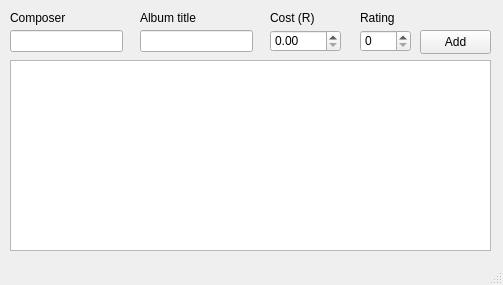
<?xml version="1.0" encoding="UTF-8"?>
<ui version="4.0">
 <class>MainWindow</class>
 <widget class="QMainWindow" name="MainWindow">
  <property name="geometry">
   <rect>
    <x>0</x>
    <y>0</y>
    <width>503</width>
    <height>285</height>
   </rect>
  </property>
  <property name="windowTitle">
   <string>MainWindow</string>
  </property>
  <widget class="QWidget" name="centralwidget">
   <widget class="QLabel" name="lblRating">
    <property name="geometry">
     <rect>
      <x>360</x>
      <y>10</y>
      <width>49</width>
      <height>16</height>
     </rect>
    </property>
    <property name="text">
     <string>Rating</string>
    </property>
   </widget>
   <widget class="QLabel" name="lblAlbum">
    <property name="geometry">
     <rect>
      <x>140</x>
      <y>10</y>
      <width>71</width>
      <height>16</height>
     </rect>
    </property>
    <property name="text">
     <string>Album title</string>
    </property>
   </widget>
   <widget class="QTableView" name="tableView">
    <property name="geometry">
     <rect>
      <x>10</x>
      <y>60</y>
      <width>481</width>
      <height>191</height>
     </rect>
    </property>
    <property name="alternatingRowColors">
     <bool>false</bool>
    </property>
    <attribute name="horizontalHeaderCascadingSectionResizes">
     <bool>false</bool>
    </attribute>
    <attribute name="verticalHeaderVisible">
     <bool>true</bool>
    </attribute>
   </widget>
   <widget class="QLabel" name="lblCost">
    <property name="geometry">
     <rect>
      <x>270</x>
      <y>10</y>
      <width>49</width>
      <height>16</height>
     </rect>
    </property>
    <property name="text">
     <string>Cost (R)</string>
    </property>
   </widget>
   <widget class="QLineEdit" name="editAlbum">
    <property name="geometry">
     <rect>
      <x>140</x>
      <y>30</y>
      <width>113</width>
      <height>22</height>
     </rect>
    </property>
   </widget>
   <widget class="QLineEdit" name="editComposer">
    <property name="geometry">
     <rect>
      <x>10</x>
      <y>30</y>
      <width>113</width>
      <height>22</height>
     </rect>
    </property>
   </widget>
   <widget class="QDoubleSpinBox" name="spinBoxCost">
    <property name="geometry">
     <rect>
      <x>270</x>
      <y>30</y>
      <width>71</width>
      <height>22</height>
     </rect>
    </property>
   </widget>
   <widget class="QPushButton" name="btnAdd">
    <property name="geometry">
     <rect>
      <x>420</x>
      <y>30</y>
      <width>71</width>
      <height>24</height>
     </rect>
    </property>
    <property name="text">
     <string>Add</string>
    </property>
   </widget>
   <widget class="QSpinBox" name="spinBoxRating">
    <property name="geometry">
     <rect>
      <x>360</x>
      <y>30</y>
      <width>51</width>
      <height>22</height>
     </rect>
    </property>
   </widget>
   <widget class="QLabel" name="lblComposer">
    <property name="geometry">
     <rect>
      <x>10</x>
      <y>10</y>
      <width>61</width>
      <height>16</height>
     </rect>
    </property>
    <property name="text">
     <string>Composer</string>
    </property>
   </widget>
  </widget>
  <widget class="QStatusBar" name="statusbar"/>
 </widget>
 <resources/>
 <connections/>
</ui>
